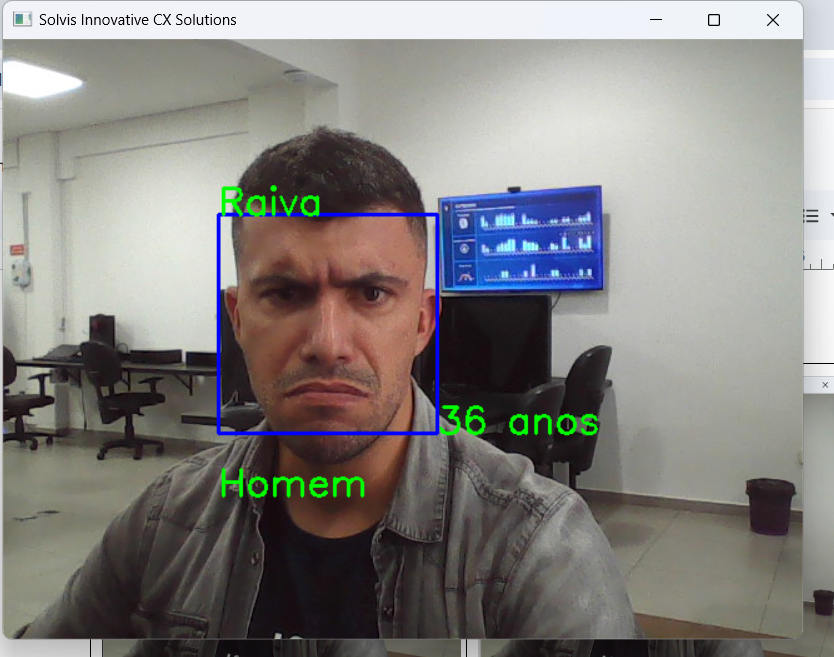
#> input picture src/anger.png, 834 x 657 px; its folder holds 2 pictures in this run; the run also reads 1 picture not shown here
$ python moving_files.py
#> lines starting #> are read from the running program, lines starting #| are printed output that depends on the picture
# -*- coding: utf-8 -*-
"""
Created on Wed Nov 13 13:10:43 2024

@author: gilberto.radecki_sol
"""
# ANGRY:    DONE
# DISGUST:  DONE
# FEAR:     DONE
# HAPPY:    DONE
# NEUTRAL:  DONE
# SAD:      DONE
# SURPRISE: TODO

'''
Alegria: Elevação das bochechas. Comissura dos lábios retraída e elevada.
Rugas na pele debaixo da pálpebra inferior. Ruga entre o nariz e o lábio superior e na zona externa dos olhos.

Nojo: Elevação do lábio superior. Geralmente assimétrica. Rugas no nariz e na área próxima ao lábio superior.
Rugas na testa. Elevação das bochechas enrugando as pálpebras inferiores.

Raiva: Sobrancelhas baixas, contraídas e em disposição oblíqua. Pálpebra inferior tensa.
Lábios tensos ou abertos em gesto de grito. Olhar proeminente.

Medo: Elevação e contração das sobrancelhas. Pálpebras superiores e inferiores elevadas. Lábios em tensão.
Em algumas ocasiões, a boca está aberta.

Surpresa: Elevação das sobrancelhas, dispostas em posição circular. Estiramento da pele debaixo das sobrancelhas.
Pálpebras abertas (superior elevada e inferior descendente). Descenso da mandíbula.

Tristeza: Ângulos inferiores dos olhos para baixo. Pele das sobrancelhas em forma de triângulo.
Descenso das comissuras dos lábios que, inclusive, podem estar tremendo.
'''
import os
from matplotlib import pyplot as plt
import numpy as np
import cv2

#Solicitar Diretório
path = input("Informe o diretório\n")
#> the answer given: .
path = os.path.normcase(path)

#Listar os arquivos do diretório
for i in os.listdir(path):
    #Mostrar a primeira figura
    img = cv2.imread(path + '/'+ i)
#> img is the input picture: shape (657, 834, 3); mean B, G, R 127.6, 130.1, 132.5
    plt.imshow(img[:,:,0], cmap='gray')
    plt.show()
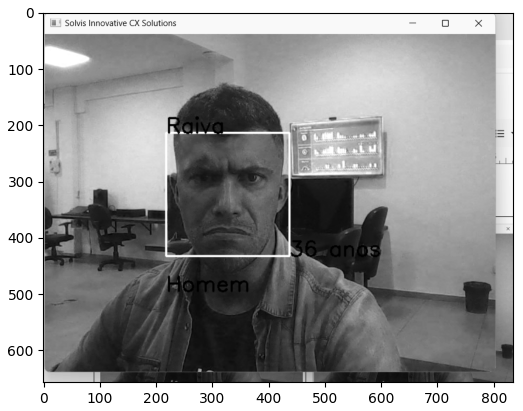
#> figure drawn by matplotlib, 1 panel
    #Perguntar o novo diretório
    new_path = input("Nova pasta:\nAnger - Sad - Fear - Surprise - Neutral - Disgust - Happy\n")
#> the answer given: .
    try:
        print(i)
        os.rename(path + '/'+ i, r"c:/users/gilberto.radecki_sol/.spyder-py3/emotion/test/" + new_path + '/' + i)
        print(len(os.listdir(path)))
    except:
        print("Pasta não encontrada. Informe outra pasta\n")
        new_path = input("Nova pasta:\n")
        os.rename(path + '/'+ i, r"c:/users/gilberto.radecki_sol/.spyder-py3/emotion/test/" + new_path + '/' + i)
#> pass 2 of the loop `for i in os.listdir(path):`:
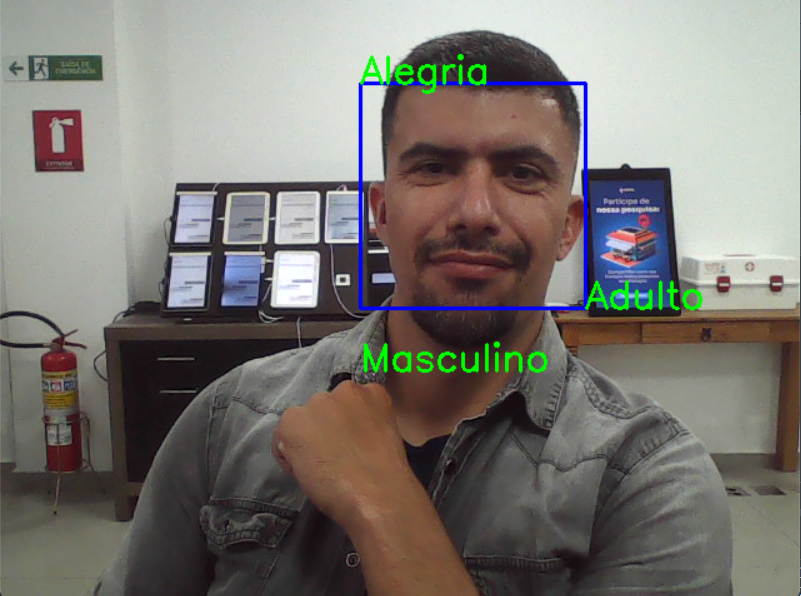
#> input picture src/happy.png, 801 x 596 px
#> img is the input picture: shape (596, 801, 3); mean B, G, R 114.7, 119.8, 123.5
#> `plt.show()`:
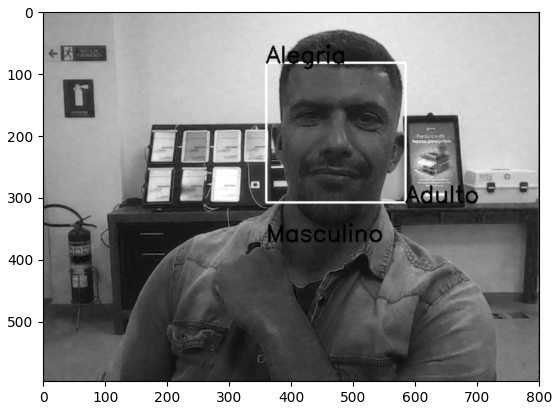
#> figure drawn by matplotlib, 1 panel
#> the answer given: .
#> (the run stopped early here; a loop or call above may not have finished)
